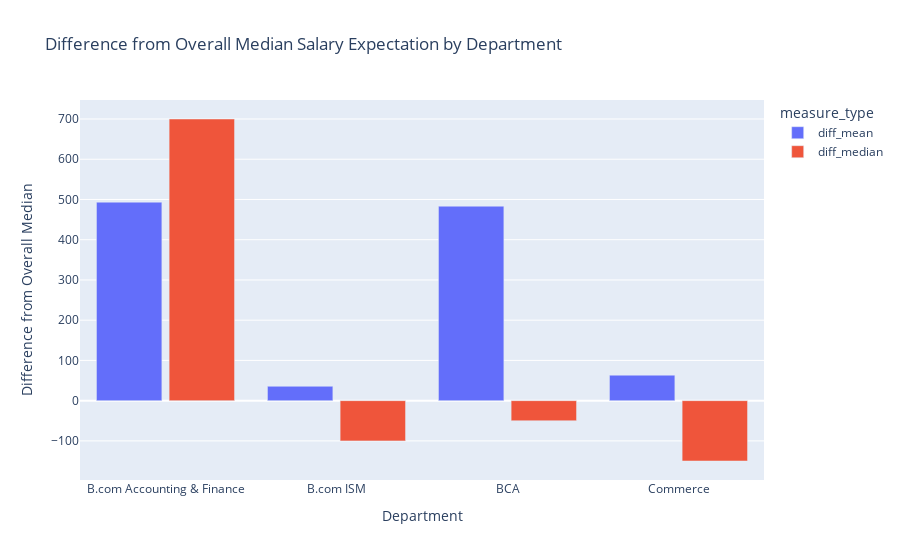

Write notebook code for a chart like this one.
### Code cell
# Calculate mean and median of salary_expected grouped by department
grouped_salary = df.groupby('department')['salary_expected'].agg(['mean', 'median']).reset_index()

# Calculate the overall median of salary_expected
overall_median = df['salary_expected'].median()

# Calculate the difference from the overall median
grouped_salary['diff_mean'] = grouped_salary['mean'] - overall_median
grouped_salary['diff_median'] = grouped_salary['median'] - overall_median

# Melt the dataframe to have the measure type (diff_mean/diff_median) as a separate column
melted_salary = pd.melt(grouped_salary, id_vars='department', value_vars=['diff_mean', 'diff_median'],
                        var_name='measure_type', value_name='salary_diff')

# Create a bar chart with Plotly Express
fig = px.bar(
    melted_salary,
    x='department',
    y='salary_diff',
    color='measure_type',
    title='Difference from Overall Median Salary Expectation by Department',
    labels={'salary_diff': 'Difference from Overall Median', 'department': 'Department'},
    barmode='group'
)

# Customize the layout
fig.update_layout(
    xaxis_title='Department',
    yaxis_title='Difference from Overall Median',
    barmode='group',
    bargap=0.15,
    bargroupgap=0.1
)

# Show the plot
fig.show()

### Figure 1 — Plotly figure (JSON) as saved in the notebook; plotly's stock layout.template omitted (floating-point values rounded to 4 significant figures)
{"data": [{"alignmentgroup": "True", "hovertemplate": "measure_type=diff_mean<br>Department=%{x}<br>Difference from Overall Median=%{y}<extra></extra>", "legendgroup": "diff_mean", "marker": {"color": "#636efa", "pattern": {"shape": ""}}, "name": "diff_mean", "offsetgroup": "diff_mean", "orientation": "v", "showlegend": true, "textposition": "auto", "type": "bar", "x": ["B.com Accounting & Finance", "B.com ISM", "BCA", "Commerce"], "xaxis": "x", "y": [493.3, 35.71, 483.3, 63.33], "yaxis": "y"}, {"alignmentgroup": "True", "hovertemplate": "measure_type=diff_median<br>Department=%{x}<br>Difference from Overall Median=%{y}<extra></extra>", "legendgroup": "diff_median", "marker": {"color": "#EF553B", "pattern": {"shape": ""}}, "name": "diff_median", "offsetgroup": "diff_median", "orientation": "v", "showlegend": true, "textposition": "auto", "type": "bar", "x": ["B.com Accounting & Finance", "B.com ISM", "BCA", "Commerce"], "xaxis": "x", "y": [700, -100, -50, -150], "yaxis": "y"}], "layout": {"bargap": 0.15, "bargroupgap": 0.1, "barmode": "group", "legend": {"title": {"text": "measure_type"}, "tracegroupgap": 0}, "title": {"text": "Difference from Overall Median Salary Expectation by Department"}, "xaxis": {"anchor": "y", "domain": [0, 1], "title": {"text": "Department"}}, "yaxis": {"anchor": "x", "domain": [0, 1], "title": {"text": "Difference from Overall Median"}}}}
